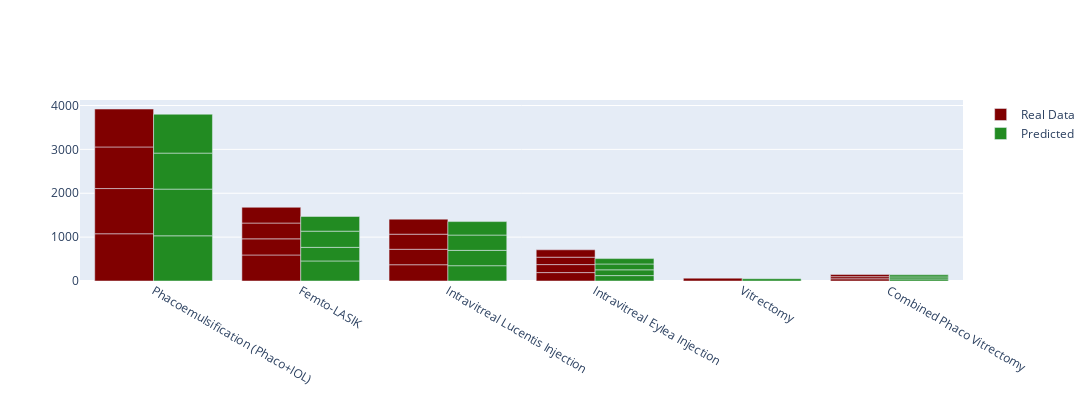

The code cell stored with this chart in its notebook:
### Markdown cell above
** Four Months Visualization **

### Code cell
vis(m[1])

### Figure 1 — Plotly figure (JSON) as saved in the notebook; plotly's stock layout.template omitted (floating-point values rounded to 4 significant figures)
{"data": [{"marker": {"color": "#800000"}, "name": "Real Data", "type": "bar", "x": ["Phacoemulsification (Phaco+IOL)", "Phacoemulsification (Phaco+IOL)", "Phacoemulsification (Phaco+IOL)", "Phacoemulsification (Phaco+IOL)", "Femto-LASIK", "Intravitreal Lucentis Injection", "Femto-LASIK", "Femto-LASIK", "Femto-LASIK", "Intravitreal Lucentis Injection", "Intravitreal Lucentis Injection", "Intravitreal Lucentis Injection", "Intravitreal Eylea Injection", "Intravitreal Eylea Injection", "Intravitreal Eylea Injection", "Intravitreal Eylea Injection", "Vitrectomy", "Combined Phaco Vitrectomy", "Combined Phaco Vitrectomy", "Combined Phaco Vitrectomy"], "y": [1077, 1030, 948, 864, 593, 371, 368, 360, 359, 352, 344, 343, 192, 182, 169, 168, 65, 50, 49, 48]}, {"marker": {"color": "#228B22"}, "name": "Predicted", "type": "bar", "x": ["Phacoemulsification (Phaco+IOL)", "Phacoemulsification (Phaco+IOL)", "Phacoemulsification (Phaco+IOL)", "Phacoemulsification (Phaco+IOL)", "Femto-LASIK", "Intravitreal Lucentis Injection", "Femto-LASIK", "Femto-LASIK", "Femto-LASIK", "Intravitreal Lucentis Injection", "Intravitreal Lucentis Injection", "Intravitreal Lucentis Injection", "Intravitreal Eylea Injection", "Intravitreal Eylea Injection", "Intravitreal Eylea Injection", "Intravitreal Eylea Injection", "Vitrectomy", "Combined Phaco Vitrectomy", "Combined Phaco Vitrectomy", "Combined Phaco Vitrectomy"], "y": [1030, 1064, 821, 886, 457, 349, 310, 369, 335, 349, 349, 307, 123, 132, 133, 123, 51, 47, 47, 46]}], "layout": {"barmode": "group", "height": 400, "width": 1200}}
